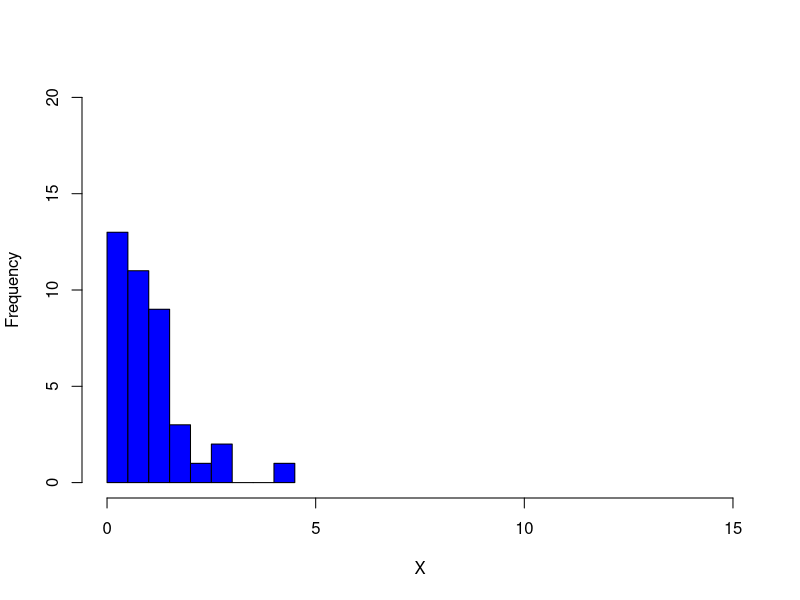
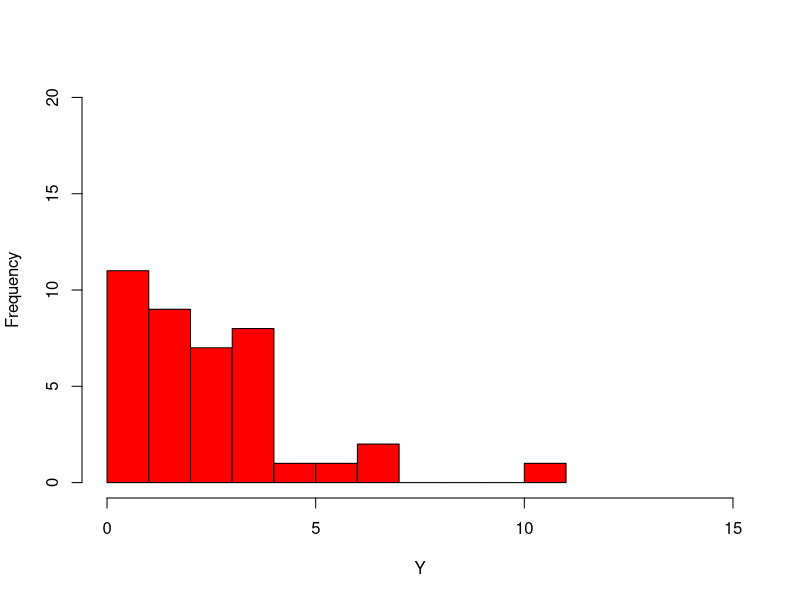
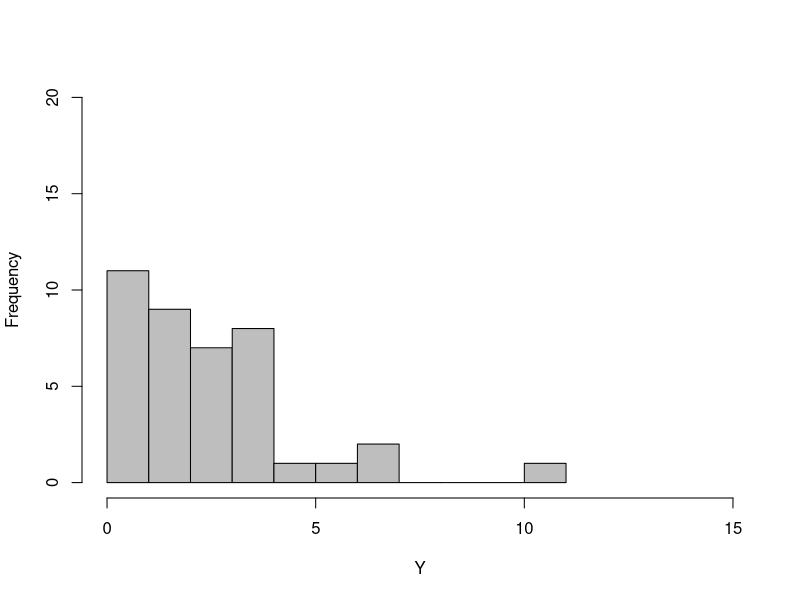
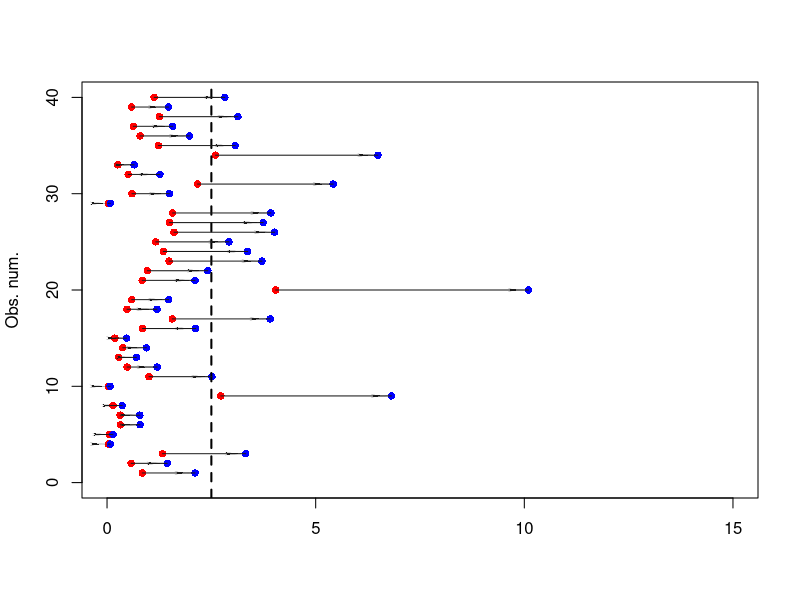

These figures' R source, in order:
# Date 2-Nov-2020
# Author: Davide La Vecchia

n.size = 40 # sample size
my.b = 10   # number of breaks in the histograms
t = 2.5     # mean of the transformed random variable, namely E[Y] = t 


# Left plot Fig 1
set.seed(123)
x = rexp(n.size,rate=1)
hist(x, breaks = my.b, xlim=c(0,15),col="blue", ylim=c(0,20),xlab="X", main="")
#mean(x)  # check on the mean 
#sd(x)    # check on the std 

# Right plot Fig 1
y = t*x   # transformed rv by means of the optimal transportation map
hist(y,breaks= my.b, xlim=c(0,15),col="red", ylim=c(0,20), xlab="Y", main="")
#mean(y)  # check on the mean 
#sd(y)    # check on the std 


# Check via simulation of exp with rate 1/t and mean t (not displayed in the paper)
set.seed(123)
y.c = rexp(n.size,rate=1/t)
hist(y.c, breaks= my.b,xlim=c(0,15),col="grey", ylim=c(0,20),
     xlab="Y", main="")
# mean(y.c) # should be the same as in line 17 


# Middle plot Fig 1 (the transportation map as a vector field)
y.seq<-seq(1,length(x),by=1)
plot(x, y.seq,col="red",lwd=2, 
     ylim=c(0,n.size),xlim=c(0,15), pch = 16,
     ylab="Obs. num.",xlab="",type="p")

lines(x*t,y.seq,col="blue",lwd=2,type ="p",pch = 16)
abline(v=t,lwd=2,lty=2)
shape::Arrows(x0=x,y0=y.seq,x1=t*x,y1=y.seq, arr.adj = 1,
              arr.width = 0.05, lwd=1, arr.lwd=0.15, col="gray10")

